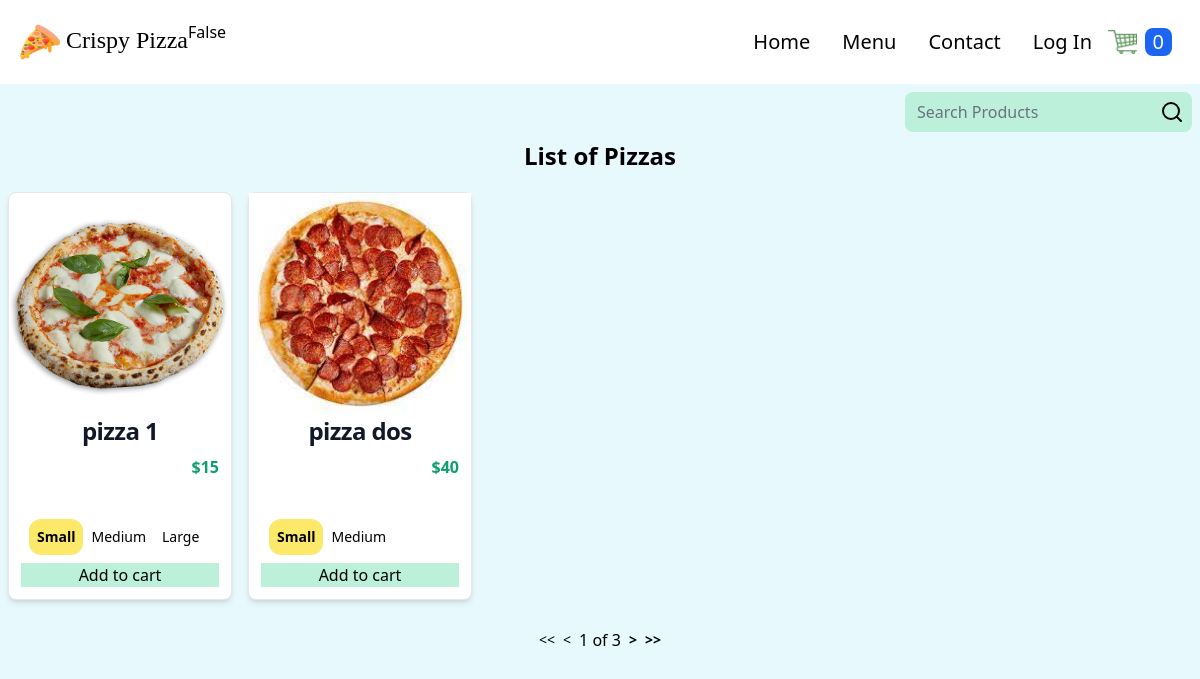
The page / on the database its author committed.
### store/models.py (models this page shows, shortened)
class Product(models.Model):
    PRODUCT_TYPES = (
        ("Pizza", "pizza"),
        ("Nonpizza", "nonpizza")
    )
    id = models.UUIDField(primary_key=True, default=uuid.uuid4, editable=False)
    name = models.CharField(max_length=100)
    price = models.PositiveIntegerField(blank=True, null=True)
    desc = models.TextField(max_length=500)
    image = models.ImageField(blank=True, upload_to='images')
    created_at = models.DateField(auto_now_add=True)
    updated_at = models.DateField(auto_now=True)
    product_type = models.CharField(max_length=10, choices=PRODUCT_TYPES)
    def image_tag(self):
        return mark_safe(f'<img src="{self.image.url}" width="100" height="100" />')
    image_tag.short_description = 'Image'
    @property
    def get_product_variants(self):
        variants = self.productvariant_set.all()
        return variants
    @property
    def has_variants(self):
        if self.productvariant_set.count() > 0:
            return True
        else:
            return False

class ProductVariant(models.Model):
    title = models.CharField(max_length=100, blank=True, null=True)
    product = models.ForeignKey(Product, on_delete=models.CASCADE)
    size = models.ForeignKey(Size, on_delete=models.CASCADE)
    price = models.PositiveIntegerField()

class Size(models.Model):
    name = models.CharField(max_length=20, blank=True, null=True)
    def __str__(self):
        return self.name

### store/views.py (the view)
# urls.py: path('', views.products, name='products'),
def products(request):
    products = Product.objects.all()
    product_name = request.GET.get('product')
    if product_name != '' and product_name is not None:
        products = products.filter(name__icontains=product_name)
    else:
        product_name = ""
    paginator = Paginator(products, 2)
    page_number = request.GET.get('page')
    products = paginator.get_page(page_number)
    context = {'products': products,
               "search_string": product_name}
    return render(request, 'store/products.html', context=context)

### store/context_processors.py (called while the page is built, shortened)
def get_cart_quantity(request):
    if request.user.is_authenticated:
        customer = request.user.customer
    else:
        try:
            customer, created = Customer.objects.get_or_create(
                device=request.COOKIES['device'])
        except:
            return {
                'cart_quantity': 0
            }

### store/templates/store/products.html (shortened to what this page needs)
{% extends "store/base.html" %} {% block content %} {% load static %}
<div class="flex">
  <div class="ml-auto mr-2 my-2">
    <form method="GET" class="flex bg-green-200 rounded-lg" id="search-box">
      <input
        class="border-none outline-none bg-transparent focus:ring-0"
        type="text"
        placeholder="Search Products"
        name="product"
        value="{{search_string}}"
      />
      <a
        class="mt-2"
        href="javascript:void(0);"
        onclick="document.getElementById('search-box').submit();"
      >
        <img class="mr-2" src="{% static 'store/images/search.svg' %}" alt="" />
      </a>
    </form>
  </div>
</div>
<div>
  <h1 class="text-2xl text-center font-bold mb-3">List of Pizzas</h1>
  <div class="grid grid-cols-1 sm:grid-cols-1 md:grid-cols-3 lg:grid-cols-5">
    {% for product in products %}
    <div
      class="flex flex-col m-2 bg-white border border-gray-200 rounded-lg shadow-md dark:bg-gray-800 dark:border-gray-700"
    >
      <img
        class="w-full h-full block mx-auto"
        src="{{ product.image.url }}"
        alt=""
      />
      <h5
        class="mb-2 text-center text-2xl font-bold tracking-tight text-gray-900 dark:text-white"
      >
        {{product.name}}
      </h5>
      {% if product.has_variants %}
      <div class="flex mx-3">
        <p
          class="mt-auto mb-5 ml-auto font-bold text-green-500 prices-{{forloop.counter}} small-{{forloop.counter}}"
        >
          ${{product.get_product_variants.0.price}}
        </p>
      </div>
      {% else %}
      <div class="flex mx-3">
        <p class="mt-auto mb-5 ml-auto font-bold text-green-500">${{product.price}}</p>
      </div>
        {% endif %}
        <form
          action="{% url 'order:add_to_cart' product.id %}"
          method="post"
          class="text-center items-center mt-auto p-3"
        >
          {% if product.has_variants %}
          <div class="flex m-2 w-1/2">
            <div class="flex">
              <label
                for="small-{{forloop.counter}}"
                class="cursor-pointer select-none rounded-xl p-2 text-sm text-center peer-checked:bg-yellow-200 peer-checked:font-bold"
                >{{product.get_product_variants.0.size}}
              </label>
            </div>
            <div class="flex">
              <label
                for="medium-{{forloop.counter}}"
                class="cursor-pointer select-none rounded-xl p-2 text-sm text-center peer-checked:bg-orange-300 peer-checked:font-bold"
                >{{product.get_product_variants.1.size}}</label
              >
            </div>
            <div class="flex">
              <label
                for="large-{{forloop.counter}}"
                class="cursor-pointer select-none rounded-xl p-2 text-sm text-center peer-checked:bg-green-500 peer-checked:font-bold"
                >{{product.get_product_variants.2.size}}</label
              >
            </div>
          </div>
          {% endif %}
          <button
            class="bg-green-200 w-full hover:text-green-700"
            type="submit"
          >
            Add to cart
          </button>
        </form>
      </div>
      {% endfor %}
    </div>
  </div>
  <div class="flex items-center justify-center my-5">
    {% if products.has_previous %}
      <a class="text-sm font-bold items-center inline-flex relative"
         href="?page=1"><<</a>
      <a class="text-sm font-bold px-2 items-center inline-flex relative"
        href="?page={{products.previous_page_number}}"><</a>
    {% else %}
    <span class="text-sm items-center inline-flex relative"><<</span>
    <span class="text-sm px-2 items-center inline-flex relative"><</span>
    {% endif %}
    <span class="pagination">{{products.number}} of {{products.paginator.num_pages}}</span>
    {% if products.has_next %}
    <a class="text-sm font-bold px-2 items-center inline-flex relative"
       href="?page={{products.next_page_number}}">></a>
       <a class="text-sm font-bold items-center inline-flex relative"
       href="?page={{products.paginator.num_pages}}">>></a>
    {% else %}
    <a class="text-sm px-2 items-center inline-flex relative pointer-events-none cursor-default"
       href="#">></a>
    <a class="text-sm items-center inline-flex relative pointer-events-none cursor-default"
       href="#">>></a>
    {% endif %}
  </div>
  {% endblock %}

### rows shown on the page
Product: image (picture), name "pizza 1", get_product_variants.0.price "15", get_product_variants.0.size "Small", get_product_variants.1.size "Medium", get_product_variants.2.size "Large"
Product: image (picture), name "pizza dos", get_product_variants.0.price "40", get_product_variants.0.size "Small", get_product_variants.1.size "Medium"

### other values the page prints
{{ user.is_superuser }} "False"
{{ cart_quantity }} "0"
{{ products.number }} "1"
{{ products.paginator.num_pages }} "3"
